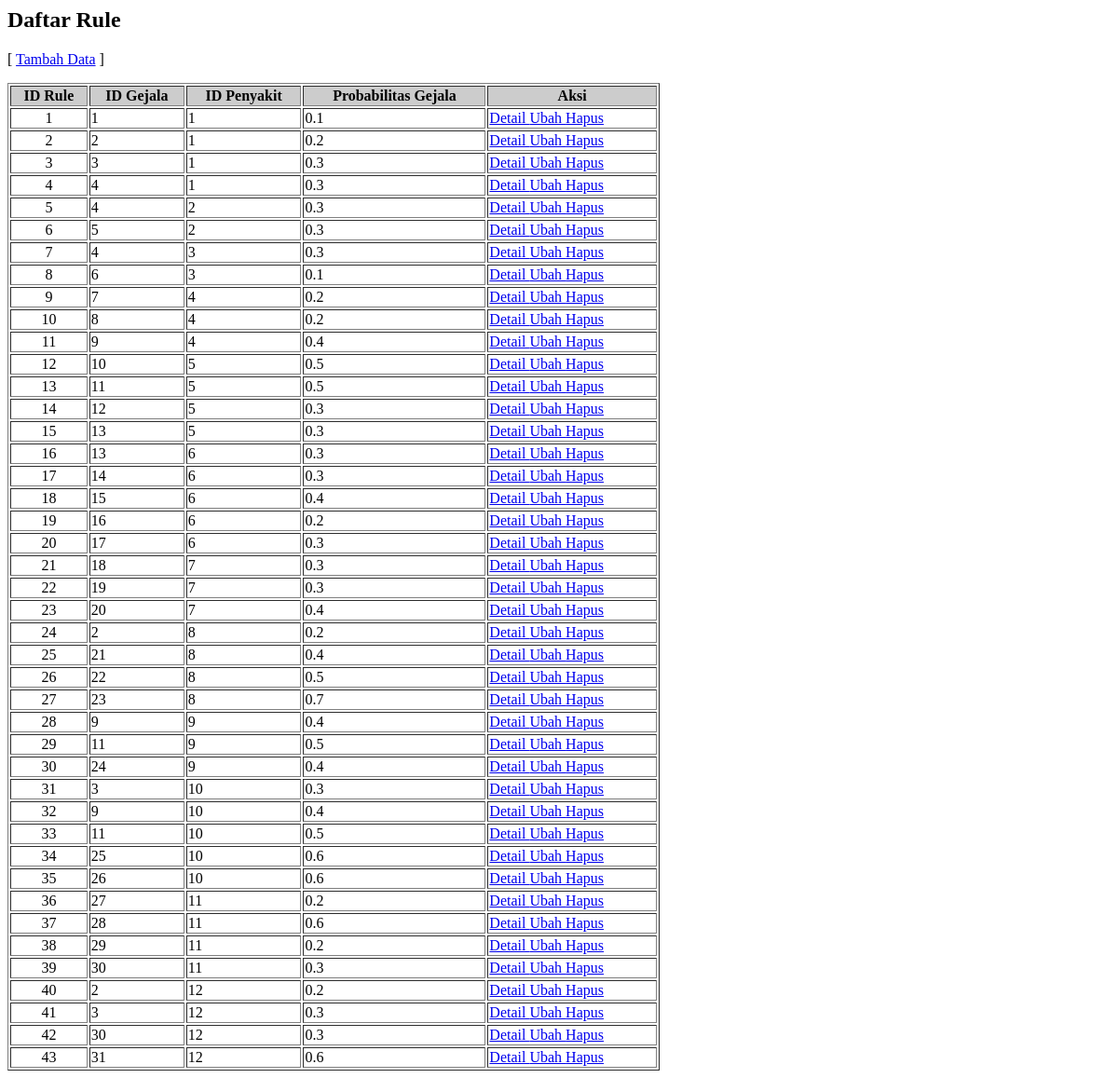
/admin/tampil_rule.php, run on an earlier commit of the app's database.
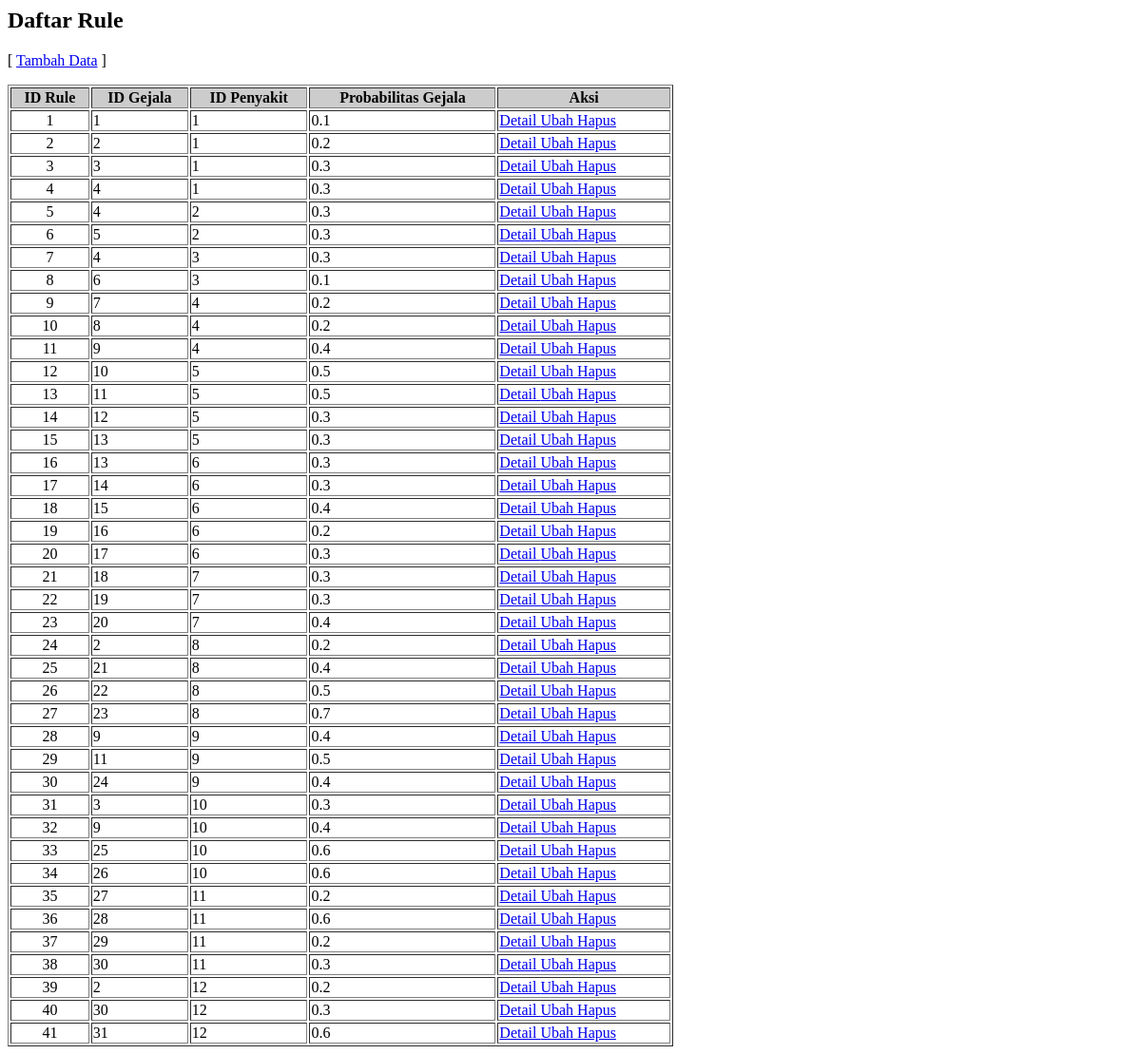
And on a later commit of the database.
### tables this page shows
CREATE TABLE `rule` (
  `idRule` int(11) NOT NULL,
  `idGejala` int(11) NOT NULL,
  `idPenyakit` int(11) NOT NULL,
  `Probabilitas_gejala` double NOT NULL
);

### admin/tampil_rule.php (the view, shortened to what this page needs)
<h2>Daftar Rule</h2>
<p>[ <a href="index.php?page=tambah_rule">Tambah Data</a> ] </p>
<table width="700px" border="1">
   <tr style="background:#ccc">
      <th >ID Rule</th>
      <th >ID Gejala</th>
      <th >ID Penyakit</th>
      <th >Probabilitas Gejala</th>
      <th >Aksi</th>
   </tr>
   <?php
   $sql   = "SELECT * FROM Rule";
   $hasil = mysql_query($sql) or exit("Error query: <b>".$sql."</b>.");
   while($data = mysql_fetch_assoc($hasil)){
   ?>
      <tr>
         <td align="center"><?php echo $data['idRule']; ?></td>
         <td><?php echo $data['idGejala']; ?></td>
         <td><?php echo $data['idPenyakit']; ?></td>
         <td><?php echo $data['Probabilitas_gejala']; ?></td>
         <td>
            <a href="index.php?page=detail_rule&id=<?php echo $data['idRule']; ?>">
               Detail
            </a>
            <a href="index.php?page=edit_rule&id=<?php echo $data['idRule']; ?>">
               Ubah
            </a>
            <a href="index.php?page=hapus_rule&id=<?php echo $data['idRule']; ?>"
               onClick="return cekHapus();">
               Hapus
            </a>
         </td>
      </tr>
   <?php
   }
   ?>
</table>

What changed in the data, as far as the page shows it:
removed rule: idRule "33", idGejala "11", idPenyakit "10", Probabilitas_gejala "0.5"
removed rule: idRule "34", idGejala "25", idPenyakit "10", Probabilitas_gejala "0.6"
removed rule: idRule "35", idGejala "26", idPenyakit "10", Probabilitas_gejala "0.6"
removed rule: idRule "36", idGejala "27", idPenyakit "11", Probabilitas_gejala "0.2"
removed rule: idRule "37", idGejala "28", idPenyakit "11", Probabilitas_gejala "0.6"
removed rule: idRule "38", idGejala "29", idPenyakit "11", Probabilitas_gejala "0.2"
removed rule: idRule "39", idGejala "30", idPenyakit "11", Probabilitas_gejala "0.3"
removed rule: idRule "40", idGejala "2", idPenyakit "12", Probabilitas_gejala "0.2"
removed rule: idRule "41", idGejala "3", idPenyakit "12", Probabilitas_gejala "0.3"
removed rule: idRule "42", idGejala "30", idPenyakit "12", Probabilitas_gejala "0.3"
removed rule: idRule "43", idGejala "31", idPenyakit "12", Probabilitas_gejala "0.6"
added rule: idRule "33", idGejala "25", idPenyakit "10", Probabilitas_gejala "0.6"
added rule: idRule "34", idGejala "26", idPenyakit "10", Probabilitas_gejala "0.6"
added rule: idRule "35", idGejala "27", idPenyakit "11", Probabilitas_gejala "0.2"
added rule: idRule "36", idGejala "28", idPenyakit "11", Probabilitas_gejala "0.6"
added rule: idRule "37", idGejala "29", idPenyakit "11", Probabilitas_gejala "0.2"
added rule: idRule "38", idGejala "30", idPenyakit "11", Probabilitas_gejala "0.3"
added rule: idRule "39", idGejala "2", idPenyakit "12", Probabilitas_gejala "0.2"
added rule: idRule "40", idGejala "30", idPenyakit "12", Probabilitas_gejala "0.3"
added rule: idRule "41", idGejala "31", idPenyakit "12", Probabilitas_gejala "0.6"
